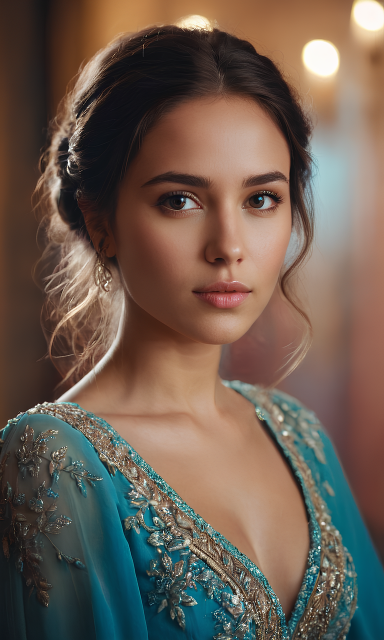
#> input picture images/fake_image.png, 768 x 1280 px (shown at 1/2 size)
$ python -i general_heuristics.py   (imports and definitions only)
#> lines starting #> are read from the running program, lines starting #| are printed output that depends on the picture
from __future__ import annotations

from dataclasses import dataclass
from typing import Any, Dict

import numpy as np


@dataclass
class HeuristicResult:
    score: float  # 0..1 AI-likeness
    metrics: Dict[str, Any]


# [5 lines left out: function _safe_float, not called in this run]


def estimate_text_artifact_score(image: np.ndarray) -> HeuristicResult:
    """Heuristic proxy for text-like artifact issues without OCR.

    Uses MSER to detect text-like regions and checks stroke/edge irregularity.
    High score indicates suspicious text-like patterns (common in AI images).
    """
    import cv2

    if image is None:
        return HeuristicResult(score=0.0, metrics={"error": "no_image"})

    img = image
    if not isinstance(img, np.ndarray):
        img = np.array(img)

    if img.ndim == 3:
        gray = cv2.cvtColor(img, cv2.COLOR_RGB2GRAY) if img.shape[2] == 3 else img[:, :, 0]
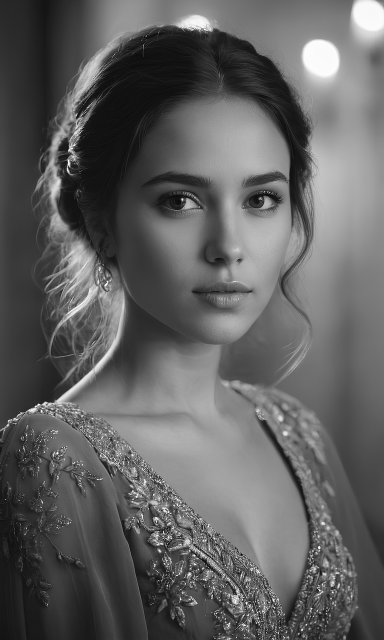
#> gray: shape (1280, 768) (shown at 1/2 size); min 0, max 255, mean 96.4
    else:
        gray = img

    # Normalize
    gray = cv2.equalizeHist(gray.astype(np.uint8))
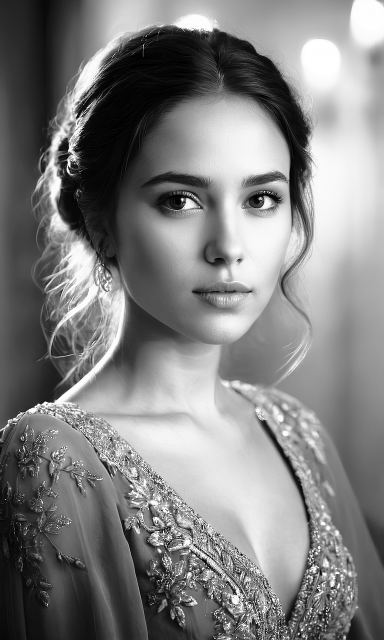
#> gray: shape (1280, 768) (shown at 1/2 size); min 0, max 255, mean 128.2

    try:
        mser = cv2.MSER_create()
        regions, _ = mser.detectRegions(gray)
#> regions = 1125 items
    except Exception as e:
        return HeuristicResult(score=0.0, metrics={"error": str(e)})

    h, w = gray.shape[:2]
#> h = 1280; w = 768
    if h == 0 or w == 0:
        return HeuristicResult(score=0.0, metrics={"error": "bad_shape"})

    # Count candidate text-like boxes
    boxes = []
    for p in regions[:400]:
        x, y, bw, bh = cv2.boundingRect(p)
        area = bw * bh
        if area < 60 or area > 0.1 * h * w:
            continue
        aspect = bw / float(bh + 1e-6)
        # Text-like regions are typically not extremely tall and not extremely wide.
        # Keep height conservative to avoid mistaking general texture for text.
        if 0.2 <= aspect <= 6.0 and 6 <= bh <= int(0.12 * h) and 6 <= bw <= int(0.6 * w):
            boxes.append((x, y, bw, bh))
#> this loop made 400 passes
#> (x, y, bw, bh, area, aspect) on passes 1 to 3: (89, 658, 17, 18, 306, 0.944), (82, 310, 9, 36, 324, 0.25), (81, 310, 11, 37, 407, 0.297)
#> after the loop, boxes = 372 items, first 6: (89, 658, 17, 18), (82, 310, 9, 36), (81, 310, 11, 37), (81, 309, 11, 38), (81, 309, 11, 38), (81, 303, 17, 44)

    # Edge-based irregularity: AI text often looks "wobbly" with inconsistent stroke widths.
    edges = cv2.Canny(gray, 80, 160)
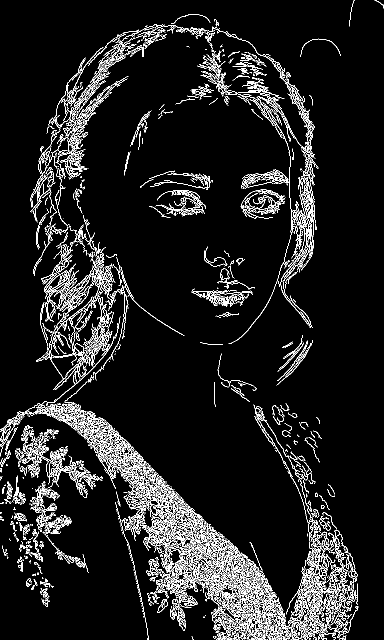
#> edges: shape (1280, 768) (shown at 1/2 size); 7.7% white in thin lines or dots
    edge_density = float(edges.mean() / 255.0)
#> edge_density = 0.0771

    box_count = int(len(boxes))
#> box_count = 372
    box_density = box_count / float(max(1, (h * w) / 10_000))  # per 10k px
#> box_density = 3.78

    # Gating: if we don't have enough text-like regions, treat as "no text".
    if box_count < 10:
        return HeuristicResult(
            score=0.0,
            metrics={
                "mser_box_count": box_count,
                "mser_box_density": float(box_density),
                "edge_density": float(edge_density),
                "note": "insufficient_text_like_regions",
            },
        )

    # Text is usually localized to a band/area, not spread across the whole frame.
    xs = np.array([x for x, _, _, _ in boxes], dtype=float)
#> xs = 372 values, max 753 at index 355, min 1 at index 83, mean 365.1
    ys = np.array([y for _, y, _, _ in boxes], dtype=float)
#> ys = 372 values, max 1270 at index 145, min 1 at index 355, mean 841
    x2s = np.array([x + bw for x, _, bw, _ in boxes], dtype=float)
#> x2s = 372 values, max 767 at index 150, min 7 at index 83, mean 393.8
    y2s = np.array([y + bh for _, y, _, bh in boxes], dtype=float)
#> y2s = 372 values, max 1279 at index 25, min 11 at index 355, mean 871.4
    span_x = float((np.max(x2s) - np.min(xs)) / (w + 1e-6))
#> span_x = 0.997
    span_y = float((np.max(y2s) - np.min(ys)) / (h + 1e-6))
#> span_y = 0.998

    # If regions cover a large fraction of the image height, it's likely texture, not text.
    if span_y > 0.35:
        return HeuristicResult(
            score=0.0,
            metrics={
                "mser_box_count": box_count,
                "mser_box_density": float(box_density),
                "edge_density": float(edge_density),
                "span_x": float(span_x),
                "span_y": float(span_y),
                "note": "regions_spread_across_height",
            },
        )

    heights = np.array([bh for _, _, _, bh in boxes], dtype=float)
    h_mean = float(np.mean(heights)) if heights.size else 0.0
    h_std = float(np.std(heights)) if heights.size else 0.0
    h_cv = float(h_std / (h_mean + 1e-6)) if h_mean > 0 else 999.0

    # Score: require both density and shape consistency. If heights vary wildly, down-weight.
    density_term = min(0.55, box_density / 18.0)
    edge_term = min(0.25, max(0.0, (edge_density - 0.04) / 0.18))
    consistency_term = max(0.0, min(0.20, 0.20 * (1.0 - min(1.0, h_cv / 1.0))))

    score = density_term + edge_term + consistency_term
    score = float(max(0.0, min(0.9, score)))

    return HeuristicResult(
        score=score,
        metrics={
            "mser_box_count": box_count,
            "mser_box_density": float(box_density),
            "edge_density": float(edge_density),
            "height_cv": float(h_cv),
            "span_x": float(span_x),
            "span_y": float(span_y),
        },
    )


# [57 lines left out: function estimate_geometry_inconsistency_score, not called in this run]

>>> import cv2
>>> picture = cv2.cvtColor(cv2.imread('../images/fake_image.png'), cv2.COLOR_BGR2RGB)
>>> result = estimate_text_artifact_score(picture)
